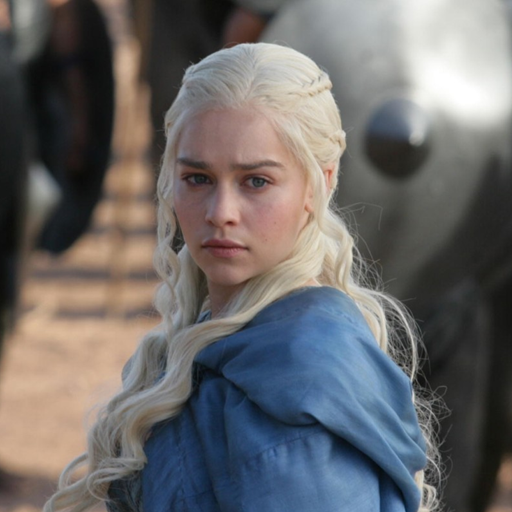
#> input picture trailhead/visao_computacional/img/dany.png, 512 x 512 px
$ jupyter execute 01_opencv.ipynb   (text cells are left out)
#> lines starting #> are read from the running program, lines starting #| are printed output that depends on the picture; pictures that were not available may be replaced by others from this repository, and a replacement may not be noted
[cell 1]
# imports
import cv2
import matplotlib.pyplot as plt
import numpy as np

[cell 2]
def convertcolor(img):
    return cv2.cvtColor(img, cv2.COLOR_BGR2RGB)

[cell 3]
# leitura de uma imagem
imagem = cv2.imread('../img/dany.png')
#> imagem is the input picture: shape (512, 512, 3); mean B, G, R 105.3, 105.2, 107.5

# dimensoes da imagem
print('Largura em pixels: ', end='')
print(imagem.shape[1])
#| 512
print('Altura em pixels: ', end='')
print(imagem.shape[0])
#| 512
print('Quantidade de canais: ', end='')
print(imagem.shape[2])
#| 3

# mostra a imagem com a funcao imshow
# cv2.imshow('Nome da janela', imagem)
# cv2.waitKey(0) # esperando pressionar alguma tecla
plt.imshow(cv2.cvtColor(imagem, cv2.COLOR_BGR2RGB))

# salvar a imagem
cv2.imwrite('saida.jpg', imagem)
#> Out = True

[cell 4]
imagem = cv2.imread('../img/ponte.png')
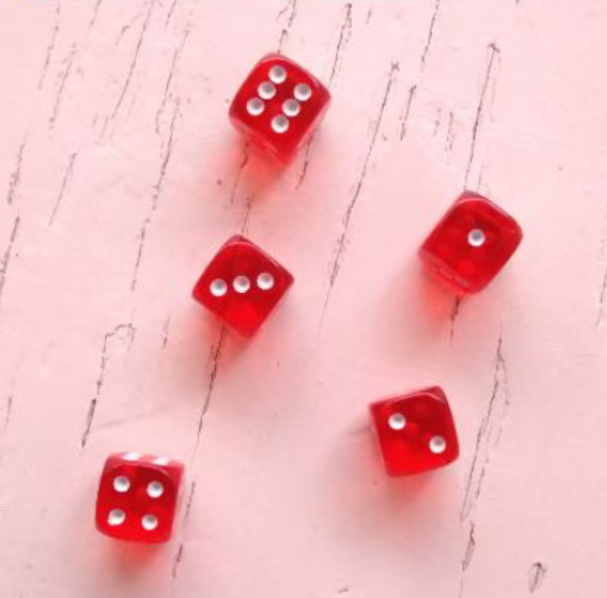
#> input picture trailhead/visao_computacional/img/dados.png, 607 x 598 px, given in place of ponte.png, which was not available
#> imagem is the input picture: shape (598, 607, 3); mean B, G, R 188.5, 184.9, 240.5
# é possível obter e alterar o valor de um pixel
(b,g,r) = imagem[0,0] # a ordem utilizada pelo opencv é bgr, não rgb
#> b = 225; g = 215; r = 244

[cell 5]
plt.imshow(cv2.cvtColor(imagem, cv2.COLOR_BGR2RGB))
print('O pixel (0,0) tem as seguintes cores: ')
print('Vermelho:', r, 'Verde:', g, 'Azul:', b)
#| Vermelho: 244 Verde: 215 Azul: 225

[cell 6]
# também dá pra varrer uma imagem utilizando dois laços
# porém isso pode não ser muito eficiente
for y in range(0, imagem.shape[0]):     # linhas (altura)
    for x in range(0, imagem.shape[1]): # colunas (largura)
        imagem[y, x] = (255,0,0)
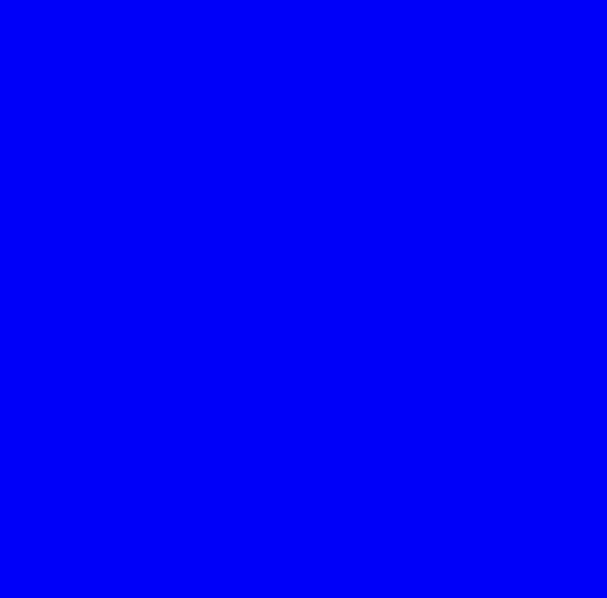
#> imagem: shape (598, 607, 3); mean B, G, R 255, 0, 0
# cv2.imshow('Imagem modificada', imagem)
plt.imshow(cv2.cvtColor(imagem, cv2.COLOR_BGR2RGB))

[cell 7]
# saltando de 10 em 10 pixels e fazendo um
# quadrado amarelo 5x5 em cada salto.
imagem = cv2.imread('../img/ponte.png')
for y in range(0, imagem.shape[0], 10):
    for x in range(0, imagem.shape[1], 10):
        imagem[y:y+5, x:x+5] = (0, 255, 255)
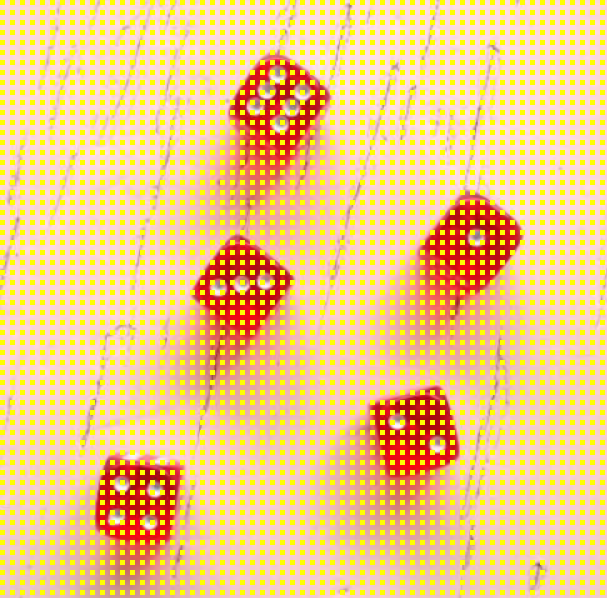
#> imagem: shape (598, 607, 3); mean B, G, R 140.9, 202.5, 244.1
plt.imshow(cv2.cvtColor(imagem, cv2.COLOR_BGR2RGB))

[cell 8]
imagem = cv2.imread('../img/ponte.png')
recorte = imagem[100:200, 100:200] # o intervalo que eu desejo da imagem
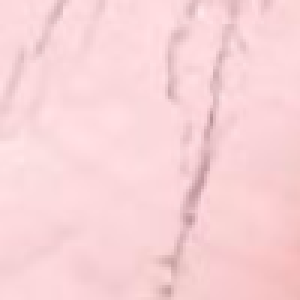
#> recorte: shape (100, 100, 3) (shown 3 times larger); mean B, G, R 214.7, 211, 248.2
plt.imshow(cv2.cvtColor(recorte, cv2.COLOR_BGR2RGB))
cv2.imwrite('recorte.jpg', recorte)
#> Out = True

[cell 9]
img = cv2.imread('../img/ponte.png')
plt.imshow(cv2.cvtColor(img, cv2.COLOR_BGR2RGB))
plt.title('Original')
largura = img.shape[1]
#> largura = 607
altura = img.shape[0]
#> altura = 598
proporcao = float(altura/largura)
#> proporcao = 0.985
largura_nova = 320 # pixels
altura_nova = int(largura_nova*proporcao)
#> altura_nova = 315
tamanho_novo = (largura_nova, altura_nova)
#> tamanho_novo = (320, 315)
img_redimensionada = cv2.resize(img, tamanho_novo, interpolation = cv2.INTER_AREA)

[cell 10]
plt.imshow(cv2.cvtColor(img_redimensionada, cv2.COLOR_BGR2RGB))
plt.title('Resultado')

[cell 11]
plt.figure(figsize=(15,10))

plt.subplot(2,2,1), plt.imshow(cv2.cvtColor(img, cv2.COLOR_BGR2RGB)), plt.title('original')

# flip_horizontal = img[:,::-1]           # manipulação
flip_horizontal = cv2.flip(img, 1)    # funcao do opencv
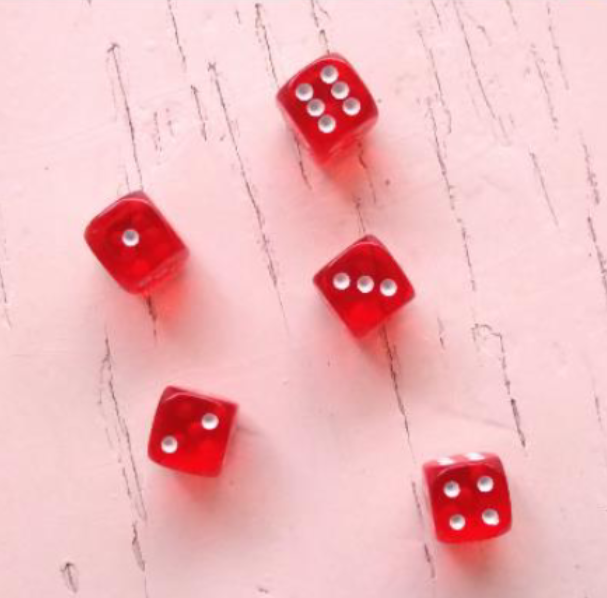
#> flip_horizontal: shape (598, 607, 3); mean B, G, R 188.5, 184.9, 240.5
flip_horizontal = cv2.cvtColor(flip_horizontal, cv2.COLOR_BGR2RGB)
plt.subplot(2,2,2), plt.imshow(flip_horizontal), plt.title('flip horizontal')

# flip_vertical = img[::-1,:]         # manipulação
flip_vertical = cv2.flip(img, 0)  # funcao do opencv
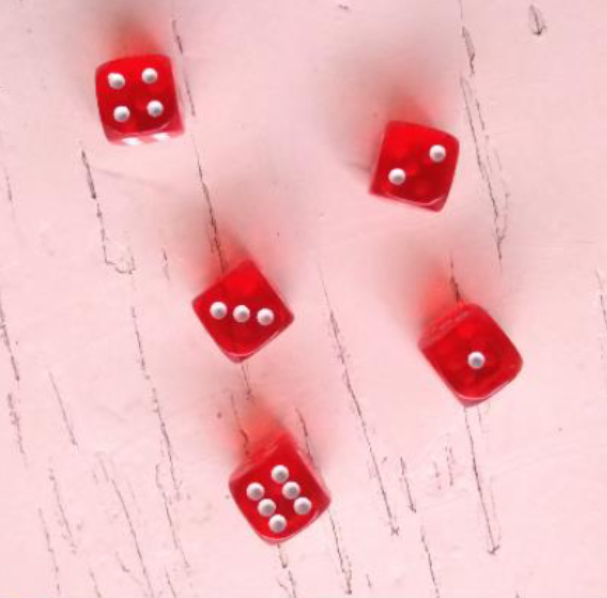
#> flip_vertical: shape (598, 607, 3); mean B, G, R 188.5, 184.9, 240.5
flip_vertical = cv2.cvtColor(flip_vertical, cv2.COLOR_BGR2RGB)
plt.subplot(2,2,3), plt.imshow(flip_vertical), plt.title('flip vertical')

# flip_hv = img[::-1,::-1]        # manipulação
flip_hv = cv2.flip(img, -1)   # função do opencv
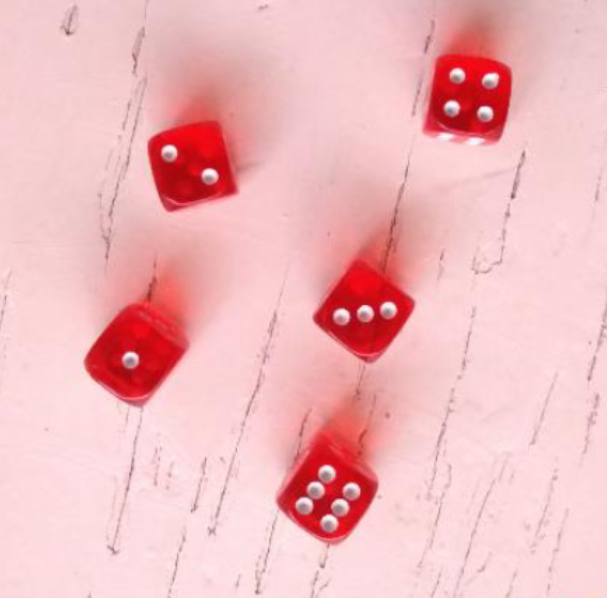
#> flip_hv: shape (598, 607, 3); mean B, G, R 188.5, 184.9, 240.5
flip_hv = cv2.cvtColor(flip_hv, cv2.COLOR_BGR2RGB)

plt.subplot(2,2,4), plt.imshow(flip_hv), plt.title('flip horizontal e vertical')

plt.show()

[cell 12]
(alt, lar) = img.shape[:2]
#> alt = 598; lar = 607
centro = (lar//2, alt//2)
#> centro = (303, 299)
M = cv2.getRotationMatrix2D(centro, 30, 1.0) # rotacao de 30 graus
img_rotacionada = cv2.warpAffine(img, M, (lar, alt))
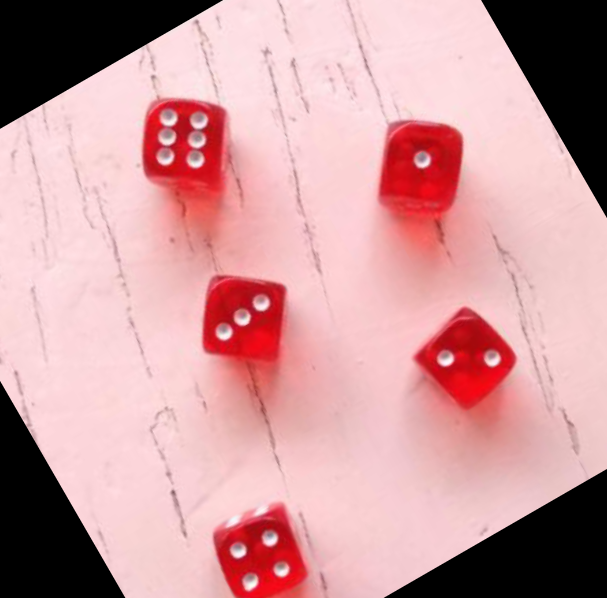
#> img_rotacionada: shape (598, 607, 3); mean B, G, R 156.5, 153.4, 202.9
plt.imshow(convertcolor(img_rotacionada))
plt.title('Imagem rotacionada em 30 graus')
